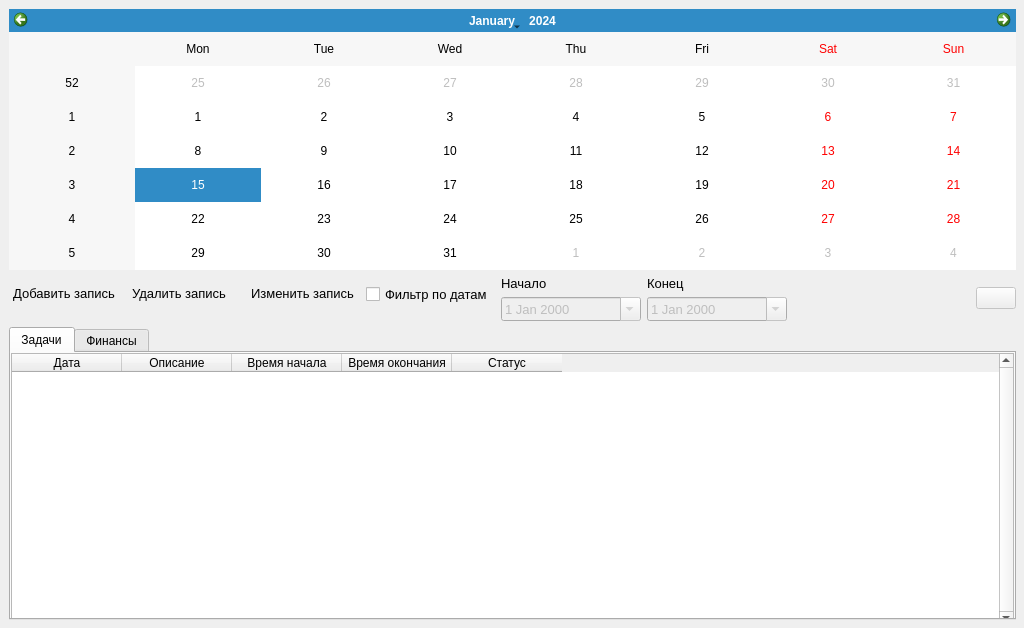
<?xml version="1.0" encoding="UTF-8"?>
<ui version="4.0">
 <author>i</author>
 <class>MainWindow</class>
 <widget class="QMainWindow" name="MainWindow">
  <property name="geometry">
   <rect>
    <x>0</x>
    <y>0</y>
    <width>1024</width>
    <height>628</height>
   </rect>
  </property>
  <property name="sizePolicy">
   <sizepolicy hsizetype="Preferred" vsizetype="Preferred">
    <horstretch>0</horstretch>
    <verstretch>0</verstretch>
   </sizepolicy>
  </property>
  <property name="minimumSize">
   <size>
    <width>1024</width>
    <height>628</height>
   </size>
  </property>
  <property name="maximumSize">
   <size>
    <width>1024</width>
    <height>6280</height>
   </size>
  </property>
  <property name="windowTitle">
   <string>Задачи и финансы</string>
  </property>
  <widget class="QWidget" name="centralwidget">
   <property name="sizePolicy">
    <sizepolicy hsizetype="Maximum" vsizetype="Maximum">
     <horstretch>0</horstretch>
     <verstretch>0</verstretch>
    </sizepolicy>
   </property>
   <widget class="QWidget" name="verticalLayoutWidget">
    <property name="geometry">
     <rect>
      <x>0</x>
      <y>0</y>
      <width>1025</width>
      <height>629</height>
     </rect>
    </property>
    <layout class="QVBoxLayout" name="verticalLayout">
     <property name="sizeConstraint">
      <enum>QLayout::SetMaximumSize</enum>
     </property>
     <item>
      <widget class="QCalendarWidget" name="calendarWidget">
       <property name="sizePolicy">
        <sizepolicy hsizetype="Fixed" vsizetype="Preferred">
         <horstretch>0</horstretch>
         <verstretch>0</verstretch>
        </sizepolicy>
       </property>
       <property name="maximumSize">
        <size>
         <width>9999</width>
         <height>261</height>
        </size>
       </property>
       <property name="styleSheet">
        <string notr="true">font: 18pt &quot;MS Shell Dlg 2&quot;;</string>
       </property>
      </widget>
     </item>
     <item>
      <layout class="QHBoxLayout" name="horizontalLayout_2">
       <property name="spacing">
        <number>0</number>
       </property>
       <property name="sizeConstraint">
        <enum>QLayout::SetMaximumSize</enum>
       </property>
       <property name="rightMargin">
        <number>0</number>
       </property>
       <item>
        <layout class="QHBoxLayout" name="horizontalLayout_3">
         <property name="spacing">
          <number>0</number>
         </property>
         <property name="sizeConstraint">
          <enum>QLayout::SetMaximumSize</enum>
         </property>
         <property name="leftMargin">
          <number>0</number>
         </property>
         <property name="topMargin">
          <number>6</number>
         </property>
         <property name="rightMargin">
          <number>0</number>
         </property>
         <item alignment="Qt::AlignLeft|Qt::AlignTop">
          <widget class="QPushButton" name="ButtonAddRecord">
           <property name="sizePolicy">
            <sizepolicy hsizetype="Maximum" vsizetype="Fixed">
             <horstretch>0</horstretch>
             <verstretch>0</verstretch>
            </sizepolicy>
           </property>
           <property name="font">
            <font>
             <pointsize>10</pointsize>
            </font>
           </property>
           <property name="cursor">
            <cursorShape>PointingHandCursor</cursorShape>
           </property>
           <property name="layoutDirection">
            <enum>Qt::LeftToRight</enum>
           </property>
           <property name="text">
            <string>Добавить запись</string>
           </property>
           <property name="icon">
            <iconset>
             <normaloff>icons/add64.png</normaloff>icons/add64.png</iconset>
           </property>
           <property name="iconSize">
            <size>
             <width>16</width>
             <height>16</height>
            </size>
           </property>
           <property name="flat">
            <bool>true</bool>
           </property>
          </widget>
         </item>
         <item alignment="Qt::AlignLeft|Qt::AlignTop">
          <widget class="QPushButton" name="ButtonDeleteRecord">
           <property name="sizePolicy">
            <sizepolicy hsizetype="Maximum" vsizetype="Fixed">
             <horstretch>0</horstretch>
             <verstretch>0</verstretch>
            </sizepolicy>
           </property>
           <property name="font">
            <font>
             <pointsize>10</pointsize>
            </font>
           </property>
           <property name="cursor">
            <cursorShape>PointingHandCursor</cursorShape>
           </property>
           <property name="text">
            <string>Удалить запись</string>
           </property>
           <property name="icon">
            <iconset>
             <normaloff>icons/delete64.png</normaloff>icons/delete64.png</iconset>
           </property>
           <property name="iconSize">
            <size>
             <width>16</width>
             <height>16</height>
            </size>
           </property>
           <property name="flat">
            <bool>true</bool>
           </property>
          </widget>
         </item>
         <item alignment="Qt::AlignLeft|Qt::AlignTop">
          <widget class="QPushButton" name="ButtonEditRecord">
           <property name="sizePolicy">
            <sizepolicy hsizetype="Maximum" vsizetype="Fixed">
             <horstretch>0</horstretch>
             <verstretch>0</verstretch>
            </sizepolicy>
           </property>
           <property name="font">
            <font>
             <pointsize>10</pointsize>
            </font>
           </property>
           <property name="cursor">
            <cursorShape>PointingHandCursor</cursorShape>
           </property>
           <property name="layoutDirection">
            <enum>Qt::LeftToRight</enum>
           </property>
           <property name="text">
            <string>Изменить запись</string>
           </property>
           <property name="icon">
            <iconset>
             <normaloff>icons/edit64.png</normaloff>icons/edit64.png</iconset>
           </property>
           <property name="iconSize">
            <size>
             <width>16</width>
             <height>16</height>
            </size>
           </property>
           <property name="flat">
            <bool>true</bool>
           </property>
          </widget>
         </item>
         <item alignment="Qt::AlignTop">
          <widget class="QCheckBox" name="checkBoxFilterDate">
           <property name="sizePolicy">
            <sizepolicy hsizetype="Maximum" vsizetype="Fixed">
             <horstretch>0</horstretch>
             <verstretch>0</verstretch>
            </sizepolicy>
           </property>
           <property name="minimumSize">
            <size>
             <width>0</width>
             <height>24</height>
            </size>
           </property>
           <property name="font">
            <font>
             <pointsize>10</pointsize>
            </font>
           </property>
           <property name="text">
            <string>Фильтр по датам</string>
           </property>
           <property name="icon">
            <iconset>
             <normaloff>icons/filter64.png</normaloff>icons/filter64.png</iconset>
           </property>
          </widget>
         </item>
        </layout>
       </item>
       <item>
        <layout class="QFormLayout" name="formLayout">
         <property name="sizeConstraint">
          <enum>QLayout::SetDefaultConstraint</enum>
         </property>
         <property name="fieldGrowthPolicy">
          <enum>QFormLayout::FieldsStayAtSizeHint</enum>
         </property>
         <property name="rowWrapPolicy">
          <enum>QFormLayout::DontWrapRows</enum>
         </property>
         <property name="labelAlignment">
          <set>Qt::AlignLeading|Qt::AlignLeft|Qt::AlignTop</set>
         </property>
         <property name="formAlignment">
          <set>Qt::AlignLeading|Qt::AlignLeft|Qt::AlignTop</set>
         </property>
         <property name="horizontalSpacing">
          <number>6</number>
         </property>
         <property name="verticalSpacing">
          <number>6</number>
         </property>
         <property name="leftMargin">
          <number>8</number>
         </property>
         <property name="topMargin">
          <number>0</number>
         </property>
         <property name="rightMargin">
          <number>0</number>
         </property>
         <property name="bottomMargin">
          <number>0</number>
         </property>
         <item row="0" column="0">
          <widget class="QLabel" name="label_2">
           <property name="sizePolicy">
            <sizepolicy hsizetype="Minimum" vsizetype="Preferred">
             <horstretch>0</horstretch>
             <verstretch>0</verstretch>
            </sizepolicy>
           </property>
           <property name="font">
            <font>
             <pointsize>10</pointsize>
            </font>
           </property>
           <property name="text">
            <string>Начало</string>
           </property>
          </widget>
         </item>
         <item row="0" column="1">
          <widget class="QLabel" name="label_3">
           <property name="sizePolicy">
            <sizepolicy hsizetype="Maximum" vsizetype="Preferred">
             <horstretch>0</horstretch>
             <verstretch>0</verstretch>
            </sizepolicy>
           </property>
           <property name="font">
            <font>
             <pointsize>10</pointsize>
            </font>
           </property>
           <property name="text">
            <string>Конец</string>
           </property>
          </widget>
         </item>
         <item row="1" column="0">
          <widget class="QDateEdit" name="dateEditIn">
           <property name="enabled">
            <bool>false</bool>
           </property>
           <property name="sizePolicy">
            <sizepolicy hsizetype="Minimum" vsizetype="Fixed">
             <horstretch>0</horstretch>
             <verstretch>0</verstretch>
            </sizepolicy>
           </property>
           <property name="minimumSize">
            <size>
             <width>140</width>
             <height>0</height>
            </size>
           </property>
           <property name="font">
            <font>
             <pointsize>10</pointsize>
            </font>
           </property>
           <property name="readOnly">
            <bool>false</bool>
           </property>
           <property name="calendarPopup">
            <bool>true</bool>
           </property>
          </widget>
         </item>
         <item row="1" column="1">
          <widget class="QDateEdit" name="dateEditOut">
           <property name="enabled">
            <bool>false</bool>
           </property>
           <property name="sizePolicy">
            <sizepolicy hsizetype="Maximum" vsizetype="Fixed">
             <horstretch>0</horstretch>
             <verstretch>0</verstretch>
            </sizepolicy>
           </property>
           <property name="minimumSize">
            <size>
             <width>140</width>
             <height>0</height>
            </size>
           </property>
           <property name="font">
            <font>
             <pointsize>10</pointsize>
            </font>
           </property>
           <property name="calendarPopup">
            <bool>true</bool>
           </property>
          </widget>
         </item>
        </layout>
       </item>
       <item>
        <widget class="QPushButton" name="ButtonFilter">
         <property name="enabled">
          <bool>false</bool>
         </property>
         <property name="sizePolicy">
          <sizepolicy hsizetype="Maximum" vsizetype="Maximum">
           <horstretch>0</horstretch>
           <verstretch>0</verstretch>
          </sizepolicy>
         </property>
         <property name="text">
          <string/>
         </property>
         <property name="icon">
          <iconset>
           <normaloff>icons/filter64.png</normaloff>icons/filter64.png</iconset>
         </property>
        </widget>
       </item>
      </layout>
     </item>
     <item>
      <widget class="QTabWidget" name="tabWidget">
       <property name="sizePolicy">
        <sizepolicy hsizetype="Expanding" vsizetype="Expanding">
         <horstretch>60</horstretch>
         <verstretch>0</verstretch>
        </sizepolicy>
       </property>
       <property name="currentIndex">
        <number>0</number>
       </property>
       <widget class="QWidget" name="TableWidgetTask">
        <attribute name="title">
         <string>Задачи</string>
        </attribute>
        <widget class="QTableWidget" name="TableWidgetFinance">
         <property name="geometry">
          <rect>
           <x>0</x>
           <y>0</y>
           <width>1003</width>
           <height>273</height>
          </rect>
         </property>
         <property name="sizePolicy">
          <sizepolicy hsizetype="Minimum" vsizetype="Minimum">
           <horstretch>1</horstretch>
           <verstretch>1</verstretch>
          </sizepolicy>
         </property>
         <property name="whatsThis">
          <string/>
         </property>
         <property name="styleSheet">
          <string notr="true">font: 10pt &quot;MS Shell Dlg 2&quot;;</string>
         </property>
         <property name="verticalScrollBarPolicy">
          <enum>Qt::ScrollBarAlwaysOn</enum>
         </property>
         <property name="sortingEnabled">
          <bool>true</bool>
         </property>
         <property name="cornerButtonEnabled">
          <bool>true</bool>
         </property>
         <attribute name="horizontalHeaderCascadingSectionResizes">
          <bool>true</bool>
         </attribute>
         <attribute name="horizontalHeaderDefaultSectionSize">
          <number>110</number>
         </attribute>
         <attribute name="horizontalHeaderShowSortIndicator" stdset="0">
          <bool>true</bool>
         </attribute>
         <attribute name="horizontalHeaderStretchLastSection">
          <bool>false</bool>
         </attribute>
         <column>
          <property name="text">
           <string comment="599">Дата</string>
          </property>
         </column>
         <column>
          <property name="text">
           <string>Описание</string>
          </property>
         </column>
         <column>
          <property name="text">
           <string>Время начала</string>
          </property>
         </column>
         <column>
          <property name="text">
           <string>Время окончания</string>
          </property>
         </column>
         <column>
          <property name="text">
           <string>Статус</string>
          </property>
         </column>
        </widget>
       </widget>
       <widget class="QWidget" name="Finance">
        <property name="layoutDirection">
         <enum>Qt::LeftToRight</enum>
        </property>
        <attribute name="title">
         <string>Финансы</string>
        </attribute>
        <widget class="QWidget" name="horizontalLayoutWidget">
         <property name="geometry">
          <rect>
           <x>0</x>
           <y>0</y>
           <width>1009</width>
           <height>267</height>
          </rect>
         </property>
         <layout class="QHBoxLayout" name="horizontalLayout" stretch="0,9">
          <property name="sizeConstraint">
           <enum>QLayout::SetMaximumSize</enum>
          </property>
          <property name="leftMargin">
           <number>3</number>
          </property>
          <property name="topMargin">
           <number>3</number>
          </property>
          <property name="rightMargin">
           <number>10</number>
          </property>
          <property name="bottomMargin">
           <number>3</number>
          </property>
          <item>
           <layout class="QVBoxLayout" name="verticalLayout_2" stretch="0,0,0,0,0,0">
            <property name="spacing">
             <number>0</number>
            </property>
            <property name="sizeConstraint">
             <enum>QLayout::SetMaximumSize</enum>
            </property>
            <property name="leftMargin">
             <number>0</number>
            </property>
            <property name="topMargin">
             <number>0</number>
            </property>
            <property name="bottomMargin">
             <number>3</number>
            </property>
            <item>
             <widget class="QRadioButton" name="all">
              <property name="sizePolicy">
               <sizepolicy hsizetype="Maximum" vsizetype="Fixed">
                <horstretch>0</horstretch>
                <verstretch>0</verstretch>
               </sizepolicy>
              </property>
              <property name="font">
               <font>
                <pointsize>10</pointsize>
               </font>
              </property>
              <property name="text">
               <string>Все</string>
              </property>
              <property name="checked">
               <bool>true</bool>
              </property>
             </widget>
            </item>
            <item>
             <widget class="QRadioButton" name="incoming">
              <property name="sizePolicy">
               <sizepolicy hsizetype="Maximum" vsizetype="Fixed">
                <horstretch>0</horstretch>
                <verstretch>0</verstretch>
               </sizepolicy>
              </property>
              <property name="font">
               <font>
                <pointsize>10</pointsize>
               </font>
              </property>
              <property name="text">
               <string>Приход</string>
              </property>
              <property name="checked">
               <bool>false</bool>
              </property>
             </widget>
            </item>
            <item>
             <widget class="QRadioButton" name="outcoming">
              <property name="sizePolicy">
               <sizepolicy hsizetype="Maximum" vsizetype="Fixed">
                <horstretch>0</horstretch>
                <verstretch>0</verstretch>
               </sizepolicy>
              </property>
              <property name="font">
               <font>
                <pointsize>10</pointsize>
               </font>
              </property>
              <property name="text">
               <string>Расход</string>
              </property>
             </widget>
            </item>
            <item>
             <widget class="Line" name="line_2">
              <property name="maximumSize">
               <size>
                <width>0</width>
                <height>16777215</height>
               </size>
              </property>
              <property name="orientation">
               <enum>Qt::Vertical</enum>
              </property>
             </widget>
            </item>
            <item>
             <widget class="QLabel" name="label">
              <property name="enabled">
               <bool>true</bool>
              </property>
              <property name="sizePolicy">
               <sizepolicy hsizetype="Maximum" vsizetype="Maximum">
                <horstretch>0</horstretch>
                <verstretch>0</verstretch>
               </sizepolicy>
              </property>
              <property name="minimumSize">
               <size>
                <width>93</width>
                <height>16</height>
               </size>
              </property>
              <property name="maximumSize">
               <size>
                <width>93</width>
                <height>16</height>
               </size>
              </property>
              <property name="sizeIncrement">
               <size>
                <width>2</width>
                <height>2</height>
               </size>
              </property>
              <property name="font">
               <font>
                <pointsize>10</pointsize>
               </font>
              </property>
              <property name="layoutDirection">
               <enum>Qt::LeftToRight</enum>
              </property>
              <property name="text">
               <string>Итоговая сумма</string>
              </property>
              <property name="alignment">
               <set>Qt::AlignBottom|Qt::AlignHCenter</set>
              </property>
             </widget>
            </item>
            <item>
             <widget class="QLineEdit" name="lineEditSum">
              <property name="sizePolicy">
               <sizepolicy hsizetype="Maximum" vsizetype="Maximum">
                <horstretch>0</horstretch>
                <verstretch>0</verstretch>
               </sizepolicy>
              </property>
              <property name="minimumSize">
               <size>
                <width>105</width>
                <height>20</height>
               </size>
              </property>
              <property name="maximumSize">
               <size>
                <width>105</width>
                <height>20</height>
               </size>
              </property>
              <property name="cursor">
               <cursorShape>ArrowCursor</cursorShape>
              </property>
              <property name="layoutDirection">
               <enum>Qt::LeftToRight</enum>
              </property>
              <property name="text">
               <string/>
              </property>
              <property name="frame">
               <bool>true</bool>
              </property>
              <property name="alignment">
               <set>Qt::AlignBottom|Qt::AlignLeading|Qt::AlignLeft</set>
              </property>
              <property name="dragEnabled">
               <bool>false</bool>
              </property>
              <property name="readOnly">
               <bool>true</bool>
              </property>
              <property name="clearButtonEnabled">
               <bool>false</bool>
              </property>
             </widget>
            </item>
           </layout>
          </item>
          <item>
           <widget class="QTableWidget" name="tableWidgetFinance">
            <property name="sizePolicy">
             <sizepolicy hsizetype="Minimum" vsizetype="Minimum">
              <horstretch>0</horstretch>
              <verstretch>0</verstretch>
             </sizepolicy>
            </property>
            <property name="layoutDirection">
             <enum>Qt::LeftToRight</enum>
            </property>
            <property name="styleSheet">
             <string notr="true">font: 10pt &quot;MS Shell Dlg 2&quot;;</string>
            </property>
            <property name="verticalScrollBarPolicy">
             <enum>Qt::ScrollBarAlwaysOn</enum>
            </property>
            <attribute name="horizontalHeaderShowSortIndicator" stdset="0">
             <bool>true</bool>
            </attribute>
            <attribute name="horizontalHeaderStretchLastSection">
             <bool>false</bool>
            </attribute>
            <column>
             <property name="text">
              <string>Дата</string>
             </property>
            </column>
            <column>
             <property name="text">
              <string>Тип операции</string>
             </property>
            </column>
            <column>
             <property name="text">
              <string>Описание</string>
             </property>
            </column>
            <column>
             <property name="text">
              <string>Количество</string>
             </property>
            </column>
            <column>
             <property name="text">
              <string>Сумма</string>
             </property>
            </column>
           </widget>
          </item>
         </layout>
        </widget>
       </widget>
      </widget>
     </item>
    </layout>
   </widget>
  </widget>
 </widget>
 <layoutdefault spacing="6" margin="9"/>
 <tabstops>
  <tabstop>calendarWidget</tabstop>
  <tabstop>incoming</tabstop>
  <tabstop>outcoming</tabstop>
  <tabstop>tableWidgetFinance</tabstop>
  <tabstop>ButtonAddRecord</tabstop>
  <tabstop>ButtonEditRecord</tabstop>
  <tabstop>ButtonDeleteRecord</tabstop>
  <tabstop>checkBoxFilterDate</tabstop>
 </tabstops>
 <resources/>
 <connections>
  <connection>
   <sender>checkBoxFilterDate</sender>
   <signal>clicked(bool)</signal>
   <receiver>dateEditOut</receiver>
   <slot>setEnabled(bool)</slot>
   <hints>
    <hint type="sourcelabel">
     <x>451</x>
     <y>286</y>
    </hint>
    <hint type="destinationlabel">
     <x>673</x>
     <y>302</y>
    </hint>
   </hints>
  </connection>
  <connection>
   <sender>checkBoxFilterDate</sender>
   <signal>clicked(bool)</signal>
   <receiver>dateEditIn</receiver>
   <slot>setEnabled(bool)</slot>
   <hints>
    <hint type="sourcelabel">
     <x>451</x>
     <y>286</y>
    </hint>
    <hint type="destinationlabel">
     <x>577</x>
     <y>302</y>
    </hint>
   </hints>
  </connection>
  <connection>
   <sender>checkBoxFilterDate</sender>
   <signal>clicked(bool)</signal>
   <receiver>ButtonFilter</receiver>
   <slot>setEnabled(bool)</slot>
   <hints>
    <hint type="sourcelabel">
     <x>451</x>
     <y>286</y>
    </hint>
    <hint type="destinationlabel">
     <x>1008</x>
     <y>291</y>
    </hint>
   </hints>
  </connection>
 </connections>
 <designerdata>
  <property name="gridDeltaX">
   <number>2</number>
  </property>
  <property name="gridDeltaY">
   <number>2</number>
  </property>
  <property name="gridSnapX">
   <bool>true</bool>
  </property>
  <property name="gridSnapY">
   <bool>true</bool>
  </property>
  <property name="gridVisible">
   <bool>true</bool>
  </property>
 </designerdata>
</ui>
